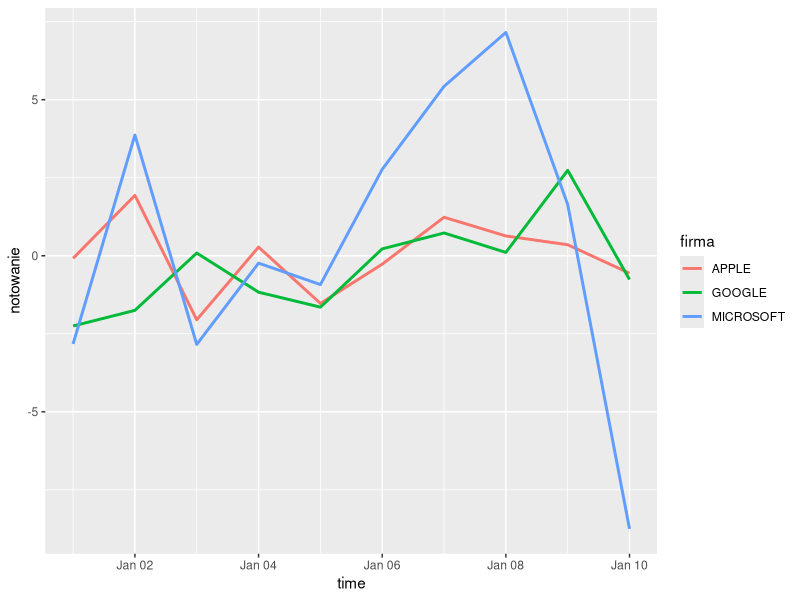

Write R code to recreate this figure.
library(tidyr)
library(dplyr)
library(ggplot2)

set.seed(333) # blokuje generator liczb pseudolosowych
akcje <- data_frame(time = as.Date('2017-01-01') + 0:9,
                    APPLE = rnorm(10, 0, 1),
                    GOOGLE = rnorm(10, 0, 2),
                    MICROSOFT = rnorm(10, 0, 4))

akcje_w<-akcje%>%
gather(firma, notowanie, APPLE:MICROSOFT)

akcje_w %>%
  ggplot(aes(x=time, y=notowanie, color=firma)) +
   geom_line(size=1)




